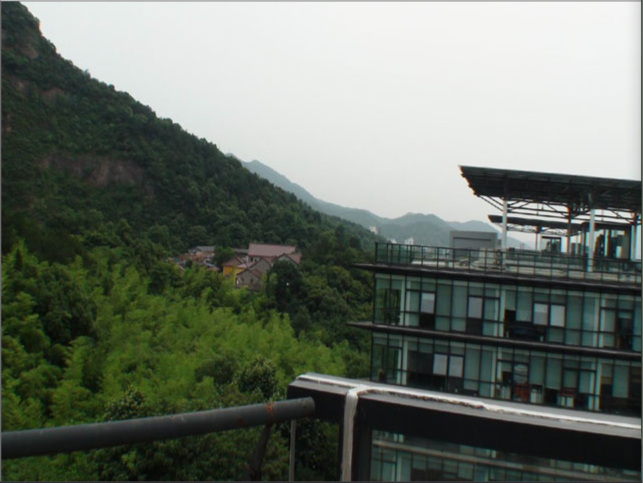
#> input picture 146-梁晨滨/第六周/1、sift_调接口/pic1.png, 643 x 483 px
$ python 'SIFT_关键点.py'
#> lines starting #> are read from the running program, lines starting #| are printed output that depends on the picture
import cv2
import numpy as np

# 1、读取图像转成灰度
img = cv2.imread("pic1.png")
#> img is the input picture: shape (483, 643, 3); mean B, G, R 104.2, 113.8, 106.3
gray = cv2.cvtColor(img, cv2.COLOR_BGR2GRAY)
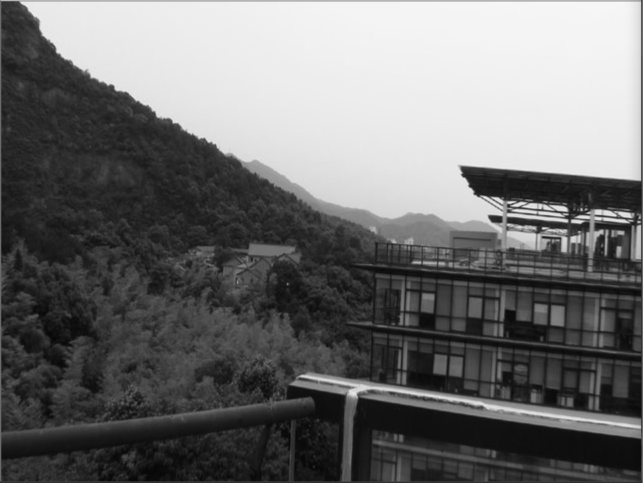
#> gray: shape (483, 643); min 6, max 246, mean 110.4

# 2、实例化sift算法
sift = cv2.xfeatures2d.SIFT_create()
# 调用sift的detectAndCompute提取特征点，
# keypoints包含特征点的所有信息，descriptor是
keypoints, descriptor = sift.detectAndCompute(gray, None)
#> keypoints = 1316 keypoints; strongest (x, y, size): (483, 181, 21.6), (495, 219, 6.2), (566, 221, 2.7), (573, 221, 2.8)

# 3、展示图片
# cv2.DRAW_MATCHES_FLAGS_DRAW_RICH_KEYPOINTS对图像的每个关键点都绘制了圆圈和方向。
#> (the run stopped early here; a loop or call above may not have finished)
